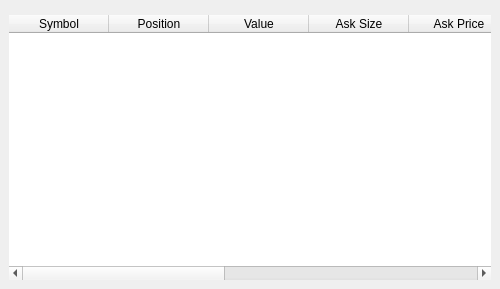
<ui version="4.0" >
 <class>TickerDisplay</class>
 <widget class="QFrame" name="TickerDisplay" >
  <property name="geometry" >
   <rect>
    <x>0</x>
    <y>0</y>
    <width>500</width>
    <height>289</height>
   </rect>
  </property>
  <property name="windowTitle" >
   <string>Ticker Display</string>
  </property>
  <layout class="QVBoxLayout" >
   <property name="spacing" >
    <number>6</number>
   </property>
   <property name="margin" >
    <number>9</number>
   </property>
   <item>
    <widget class="SearchBar" native="1" name="widget" />
   </item>
   <item>
    <widget class="LocalTable" name="tickerTable" >
     <property name="contextMenuPolicy" >
      <enum>Qt::CustomContextMenu</enum>
     </property>
     <property name="frameShape" >
      <enum>QFrame::NoFrame</enum>
     </property>
     <property name="frameShadow" >
      <enum>QFrame::Plain</enum>
     </property>
     <property name="alternatingRowColors" >
      <bool>true</bool>
     </property>
     <property name="selectionMode" >
      <enum>QAbstractItemView::SingleSelection</enum>
     </property>
     <property name="showGrid" >
      <bool>true</bool>
     </property>
     <property name="gridStyle" >
      <enum>Qt::DotLine</enum>
     </property>
     <column>
      <property name="text" >
       <string>Symbol</string>
      </property>
     </column>
     <column>
      <property name="text" >
       <string>Position</string>
      </property>
     </column>
     <column>
      <property name="text" >
       <string>Value</string>
      </property>
     </column>
     <column>
      <property name="text" >
       <string>Ask Size</string>
      </property>
     </column>
     <column>
      <property name="text" >
       <string>Ask Price</string>
      </property>
     </column>
     <column>
      <property name="text" >
       <string>Bid Size</string>
      </property>
     </column>
     <column>
      <property name="text" >
       <string>Bid Price</string>
      </property>
     </column>
     <column>
      <property name="text" >
       <string>Last Size</string>
      </property>
     </column>
     <column>
      <property name="text" >
       <string>Last Price</string>
      </property>
     </column>
    </widget>
   </item>
  </layout>
  <action name="actionChart" >
   <property name="icon" >
    <iconset>
     <normaloff>:/images/icons/kchart.png</normaloff>:/images/icons/kchart.png</iconset>
   </property>
   <property name="text" >
    <string>Chart...</string>
   </property>
  </action>
  <action name="actionOrder" >
   <property name="icon" >
    <iconset>
     <normaloff>:/images/icons/klipper_dock.png</normaloff>:/images/icons/klipper_dock.png</iconset>
   </property>
   <property name="text" >
    <string>Order...</string>
   </property>
  </action>
 </widget>
 <customwidgets>
  <customwidget>
   <class>SearchBar</class>
   <extends>QWidget</extends>
   <header location="global" >profit.lib.widgets.searchbar.h</header>
  </customwidget>
  <customwidget>
   <class>LocalTable</class>
   <extends>QTableWidget</extends>
   <header location="global" >profit.lib.widgets.localtable.h</header>
  </customwidget>
 </customwidgets>
 <resources/>
 <connections/>
</ui>
